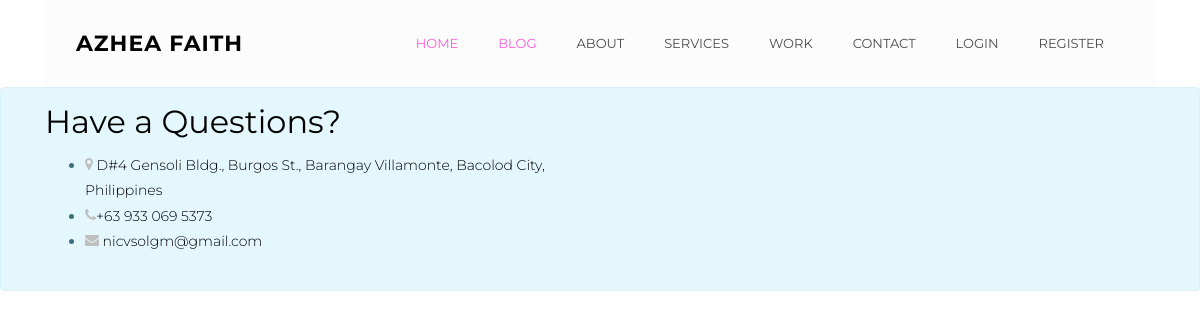
/blog/, run on an earlier commit of the app's database.
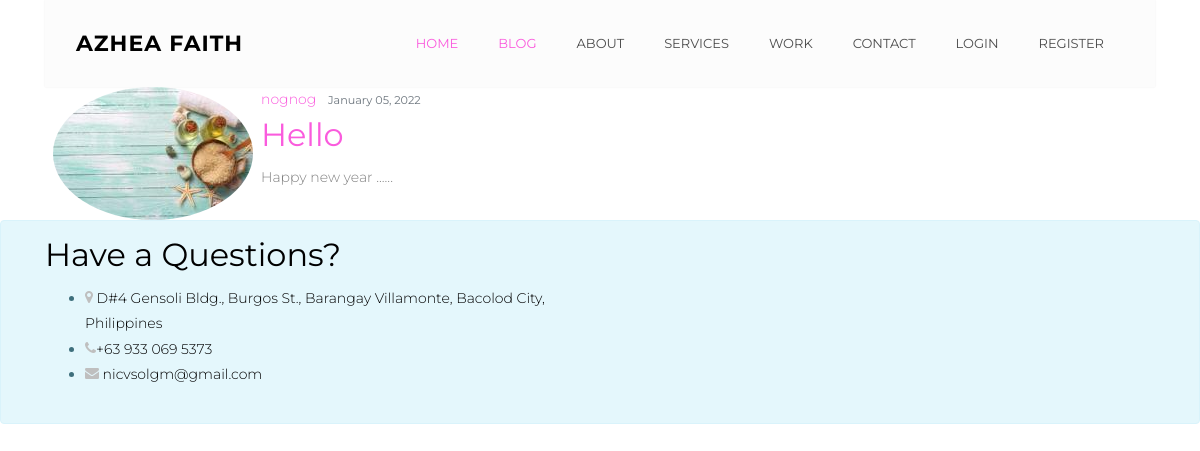
And on a later commit of the database.
### blog/models.py (models this page shows, shortened)
class Post(models.Model):
    title = models.CharField(max_length=100)
    content = models.TextField()
    date_posted = models.DateTimeField(default=timezone.now)
    author = models.ForeignKey(User, on_delete=models.CASCADE)
    def snippet(self):
        return self.content[:200] + '  ......'

### users/models.py (models this page shows, shortened)
class Profile(models.Model):
    user = models.OneToOneField(User, on_delete=models.CASCADE)
    image = models.ImageField(default='default.jpg', upload_to='profile_pics')

### blog/views.py (the view)
# urls.py: path('', PostListView.as_view(), name='post-list'),
class PostListView(ListView):
    model = Post
    template_name = 'blog/home.html'  # <app>/<model>_<viewtype>.html
    context_object_name = 'posts'
    ordering = ['-date_posted']
    paginate_by = 5

### templates/blog/home.html (shortened to what this page needs)
{% extends "website/base.html" %}
{% block content %}
{% include 'website/navbar.html' %}
<div class="contaianer">
  <div class="row gap-y">
    {% for post in posts %}
    <div class="col-md-12">
      <article class="media content-section">
        <img class="test rounded-circle mx-2"
             src="{{ post.author.profile.image.url }}"/>
               <div class="media-body">
                    <div class="article-metadata">
                        <a class="mr-2" href="{% url 'user-posts' post.author.username %}">{{ post.author }}</a>
                           <small class="text-muted">{{ post.date_posted|date:"F d, Y" }}</small>
                    </div>
                    <h2><a class="article-title" href="{% url 'post-detail' post.id %}">{{ post.title }}</a></h2>
                        <p class="article-content">{{ post.snippet }}</p>
               </div>
      </article>
    </div>
    {% endfor %}
  </div>
</div>
{% endblock content %}

What changed in the data, as far as the page shows it:
added Post: author.profile.image (placeholder picture), author "nognog", date_posted "January 05, 2022", title "Hello", snippet "Happy new year ......"
